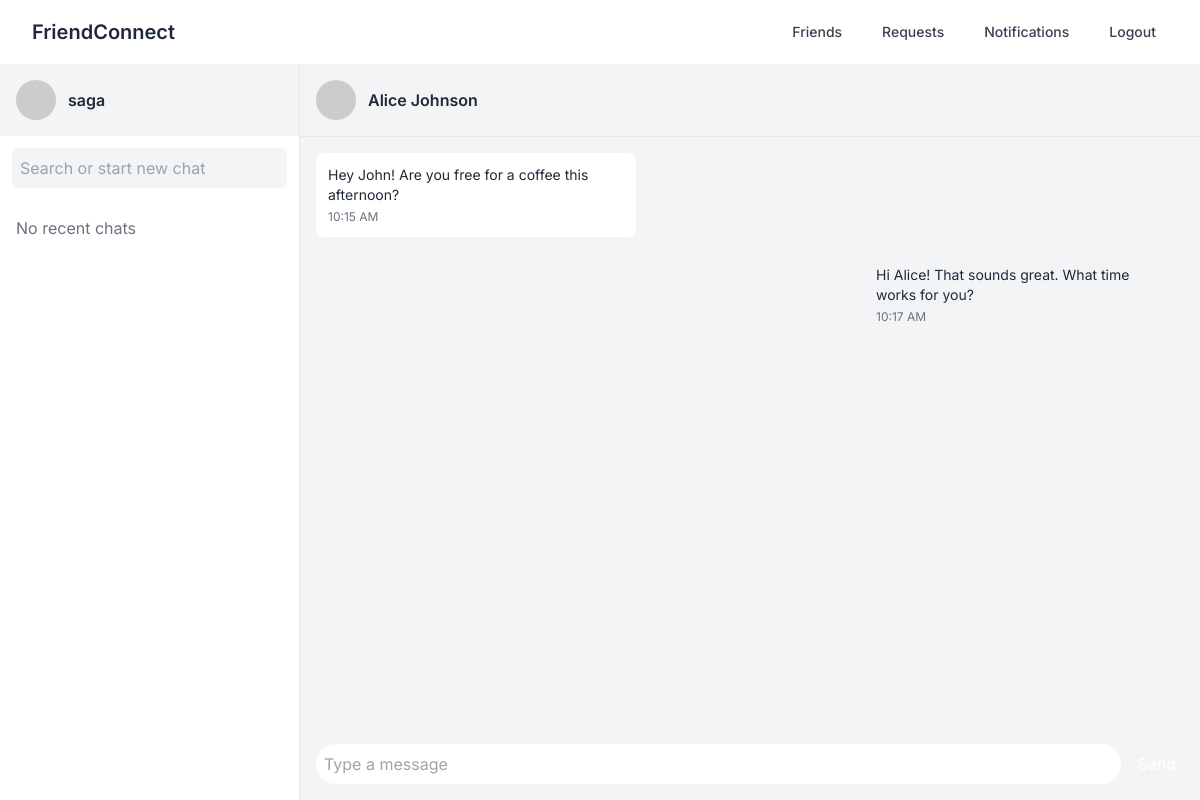
The app's page /home/ (signed in), older data.
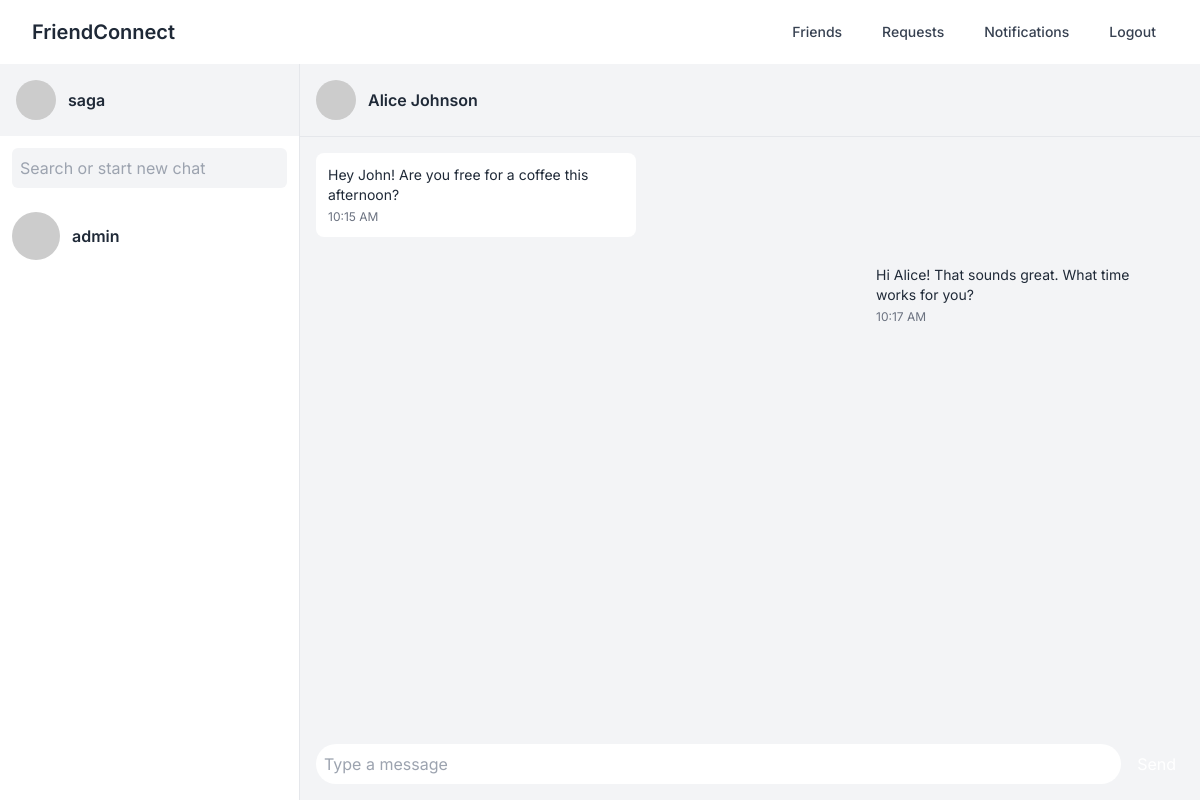
The same page, newer data.
### chat/models.py (models this page shows, shortened)
class CustomUser(AbstractUser):
    friends = models.ManyToManyField('self', blank=True, symmetrical=False)

### chat/views.py (the view)
# urls.py: path('home/', views.home, name='home'),
def home(request):
    return render(request, 'home.html')

### chat/context_processors.py (called while the page is built)
def chat_sidebar(request):
    if request.user.is_authenticated:
        return recent_chats(request)
    return {}

### chat/views.py (called while the page is built)
@login_required
def recent_chats(request):
    recent_messages = Message.objects.filter(
        Q(sender=request.user) | Q(receiver=request.user)
    ).order_by('-timestamp')  # Fetch all recent messages ordered by timestamp
    last_messages = {}
    message_times = {}
    for msg in recent_messages:
        other_user = msg.receiver if msg.sender == request.user else msg.sender
        if other_user not in last_messages:
            last_messages[other_user] = msg
            message_times[other_user] = msg.timestamp
    chat_users = list(last_messages.keys())
    return {
        'chat_users': chat_users,
        'last_messages': last_messages,
        'message_times': message_times
    }

### chat/templates/home.html
{% extends "base.html" %}
{% block content %}
<body class="bg-gray-100 text-gray-800 font-sans h-screen flex flex-col">
  {% include "nav/nav.html" %}
  <div class="flex flex-1 overflow-hidden">
    {% include "nav/left_nav.html" %}
    <div class="flex-1 flex flex-col" >
      <div class="p-4 bg-gray-100 flex items-center border-b">
        <img
          class="h-10 w-10 rounded-full mr-3"
          src="https://via.placeholder.com/40"
          alt="Friend's avatar"
        />
        <h2 class="font-semibold">Alice Johnson</h2>
      </div>
      <div class="flex-1 overflow-y-auto p-4 bg-whatsapp-light bg-opacity-30">
        <div class="flex mb-4">
          <div class="bg-white rounded-lg p-3 max-w-xs">
            <p class="text-sm">
              Hey John! Are you free for a coffee this afternoon?
            </p>
            <span class="text-xs text-gray-500 mt-1 block">10:15 AM</span>
          </div>
        </div>
        <div class="flex mb-4 justify-end">
          <div class="bg-whatsapp-light rounded-lg p-3 max-w-xs">
            <p class="text-sm">
              Hi Alice! That sounds great. What time works for you?
            </p>
            <span class="text-xs text-gray-500 mt-1 block">10:17 AM</span>
          </div>
        </div>
      </div>
      <div class="p-4 bg-gray-100">
        <div class="flex items-center">
          <input
            type="text"
            placeholder="Type a message"
            class="flex-1 p-2 rounded-full mr-2"
          />
          <button class="bg-whatsapp text-white p-2 rounded-full">Send</button>
        </div>
      </div>
    </div>
  </div>
</body>
{% endblock %}

### chat/templates/base.html (shortened to what this page needs)
<!DOCTYPE html>
<html lang="en">
<head>
    <script src="https://cdn.tailwindcss.com"></script>
</head>
<body>
    {% block content %}
    {% endblock  %}
</body>
</html>

### chat/templates/nav/nav.html
<body class="min-h-screen bg-gray-100">
    <nav class="bg-white shadow-sm">
        <div class="max-w-7xl mx-auto px-4 sm:px-6 lg:px-8">
            <div class="flex justify-between h-16">
                <div class="flex">
                    <div class="flex-shrink-0 flex items-center">
                        <span class="text-xl font-semibold">FriendConnect</span>
                    </div>
                </div>
                <div class="flex items-center space-x-4">
                    <a href="{% url "friends" %}">
                    <button class="px-3 py-2 rounded-md text-sm font-medium text-gray-700 hover:text-gray-900 hover:bg-gray-100 focus:outline-none focus:bg-gray-100 focus:text-gray-900" onclick="showFriends()">
                        Friends
                    </button>
                </a>
                <a href="{% url "friend_request" %}">
                    <button class="px-3 py-2 rounded-md text-sm font-medium text-gray-700 hover:text-gray-900 hover:bg-gray-100 focus:outline-none focus:bg-gray-100 focus:text-gray-900" onclick="showRequests()">
                        Requests
                    </button>
                </a>
                    <button class="px-3 py-2 rounded-md text-sm font-medium text-gray-700 hover:text-gray-900 hover:bg-gray-100 focus:outline-none focus:bg-gray-100 focus:text-gray-900">
                        Notifications
                    </button>
                    <a href="{% url "logout" %}">
                    <button class="px-3 py-2 rounded-md text-sm font-medium text-gray-700 hover:text-gray-900 hover:bg-gray-100 focus:outline-none focus:bg-gray-100 focus:text-gray-900">
                        Logout
                    </button>
                </a>
                </div>
            </div>
        </div>
    </nav>

### chat/templates/nav/left_nav.html (shortened to what this page needs)
<div class="w-1/4 bg-white border-r">
    <div class="p-4 bg-gray-100 flex items-center">
      <img
        class="h-10 w-10 rounded-full mr-3"
        src="https://via.placeholder.com/40"
        alt="User avatar"
      />
      <h2 class="font-semibold">{{ request.user.username }}</h2>
    </div>
    <form>
      <div class="p-3">
        <input
          type="text"
          placeholder="Search or start new chat"
          class="w-full p-2 bg-gray-100 rounded-md"
        />
      </div>
    </form>
    <div class="overflow-y-auto h-[calc(100vh-120px)]">
      {% for user in chat_users %}
          <div class="flex items-center p-3 hover:bg-gray-100 cursor-pointer">
            <img
              class="h-12 w-12 rounded-full mr-3"
              src="https://via.placeholder.com/48"
              alt="Friend's avatar"
            />
            <div class="flex-1">
              <h3 class="font-semibold">{{ user.username }}</h3>
            </div>
          </div>
      {% empty %}
        <p class="text-gray-500 p-4">No recent chats</p>
      {% endfor %}
    </div>
  </div>

Row changes from the older to the newer data that the page shows:
added CustomUser: username "admin"
Text that changed along with them:
text no longer shown: "No recent chats"
